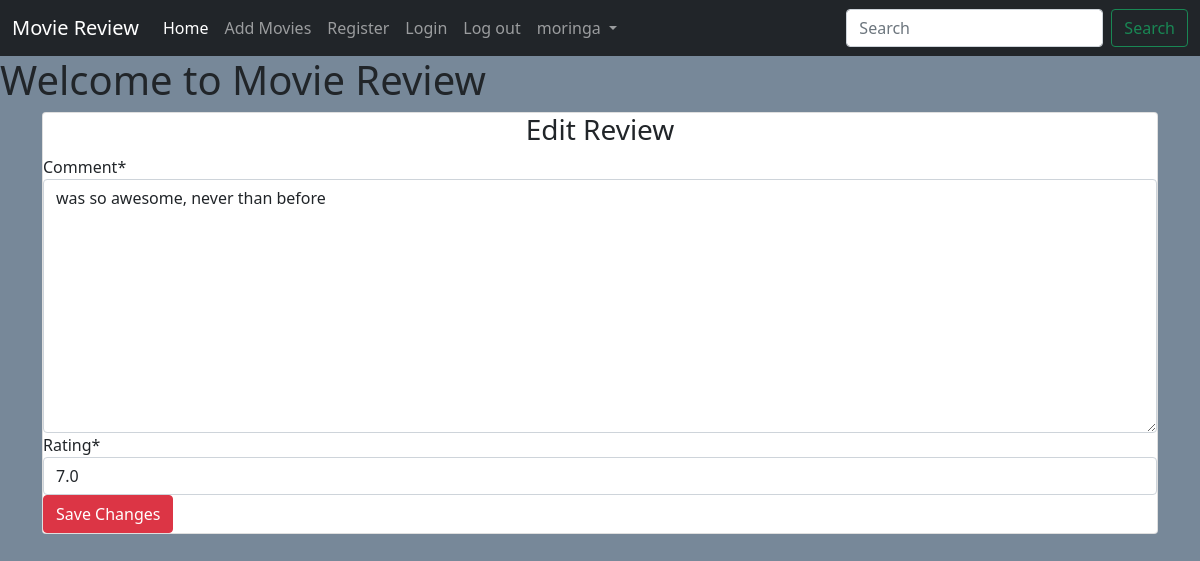
The app's page /editreview/1/2/ (signed in), older data.
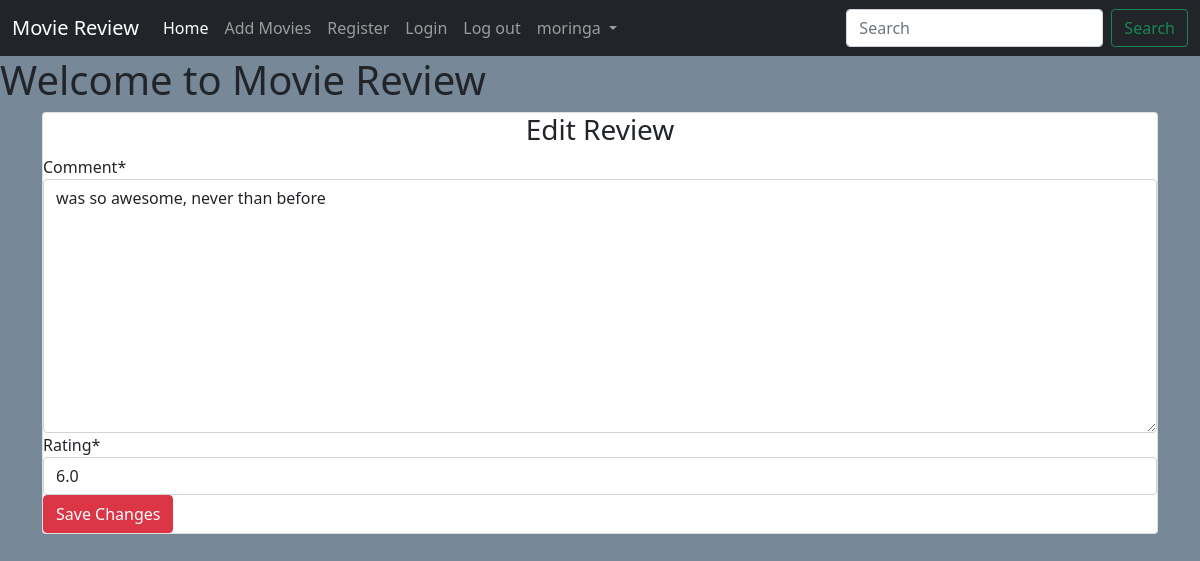
The same page, newer data.
### main/models.py (models this page shows, shortened)
class Review(models.Model):
    movie = models.ForeignKey(Movie, on_delete=models.CASCADE)
    user = models.ForeignKey(User, on_delete=models.CASCADE)
    comment = models.TextField(max_length=1000)
    rating = models.FloatField(default=0)

### main/views.py (the view)
# urls.py: path('editreview/<int:movie_id>/<int:review_id>/', views.edit_review, name='edit_review'),
def edit_review(request, movie_id, review_id):
    if request.user.is_authenticated:
        movie = Movie.objects.get(id=movie_id)
        review = Review.objects.get(movie=movie, id=review_id)
        if request.user == review.user:
            if request.method == 'POST':
                form = ReviewForm(request.POST, instance=review)
                if form.is_valid():
                    data = form.save(commit=False)
                    if (data.rating > 10) or (data.rating < 0):
                        error = "out of allowed range, must be between 0 and 10."
                        return render(request, 'main/editreview.html', {"error": error, "form": form})
                    else:
                        data.save()
                        return redirect("main:details", movie_id)
            else:
                form = ReviewForm(instance= review)
            return render(request, "main/editreview.html", {'form': form})
        else:
            return redirect('main:details', movie_id)
    else:
        return redirect("accounts:login")

### main/forms.py
class ReviewForm(forms.ModelForm):
    class Meta:
        model = Review
        fields = ("comment", "rating")

### main/templates/main/editreview.html (shortened to what this page needs)
{% extends 'main/base.html' %}
{% load crispy_forms_tags %}
{% block content %}
<div class="container">
    <div class="card">
       <div class="card-content">
          <h3 class="text-center">Edit Review</h3>
          <form action="" method="POST">
            {{form | crispy}}
            <input type="submit" value="Save Changes" class="btn btn-danger">
          </form>
       </div>
    </div>
</div>
{% endblock %}

### main/templates/main/base.html (shortened to what this page needs)
<!doctype html>
<html lang="en">
<head>
  <link href="https://cdn.jsdelivr.net/npm/bootstrap@5.0.0-beta3/dist/css/bootstrap.min.css" rel="stylesheet"
>
  {% load staticfiles %}
  <link rel="stylesheet" href="{% static 'css/main.css' %}">
</head>
<body>
  <nav class="navbar navbar-expand-lg navbar-dark bg-dark text-white">
    <div class="container-fluid">
    <a class="navbar-brand" href="{% url 'main:home' %}">Movie Review</a>
    <div class="collapse navbar-collapse" id="navbarSupportedContent">
      <ul class="navbar-nav  me-auto mb-2 mb-lg-0">
        <li class="nav-item ">
          <a class="nav-link  active" href="{% url 'main:home' %}">Home</a>
        </li>
        <li class="nav-item">
          <a class="nav-link" href="{% url 'main:add_movies' %}">Add Movies</a>
        </li>
        <li class="nav-item">
          <a class="nav-link" href="{% url 'accounts:register' %}">Register</a>
        </li>
        <li class="nav-item">
          <a class="nav-link" href="{% url 'accounts:login' %}">Login</a>
        </li>
        <li class="nav-item">
          <a class="nav-link" href="{% url 'accounts:logout' %}">Log out </a>
        </li>
        {% if user.is_authenticated %}
        <li class="nav-item dropdown">
          <a class="nav-link dropdown-toggle" href="#" id="navbarDropdown" role="button" data-bs-toggle="dropdown"  aria-expanded="false">
           {{user.username}}
          </a>
        </li>
      {% endif %}
      </ul>
      <form class="d-flex">
        <input class= "form-control me-2" type="search" placeholder="Search" aria-label="Search">
        <button class="btn btn-outline-success" type="submit">Search</button>
      </form>
    </div>
  </div>
  </nav>
  <h1>Welcome to Movie Review</h1>
  {% block content%}
  {% endblock %}
</body>
</html>

### main/static/css/main.css (style rules this page uses)
body { background-color: lightslategray; }

Row changes from the older to the newer data that the page shows:
changed Review "was so awesome, never than before": rating "7.0" → "6.0"
